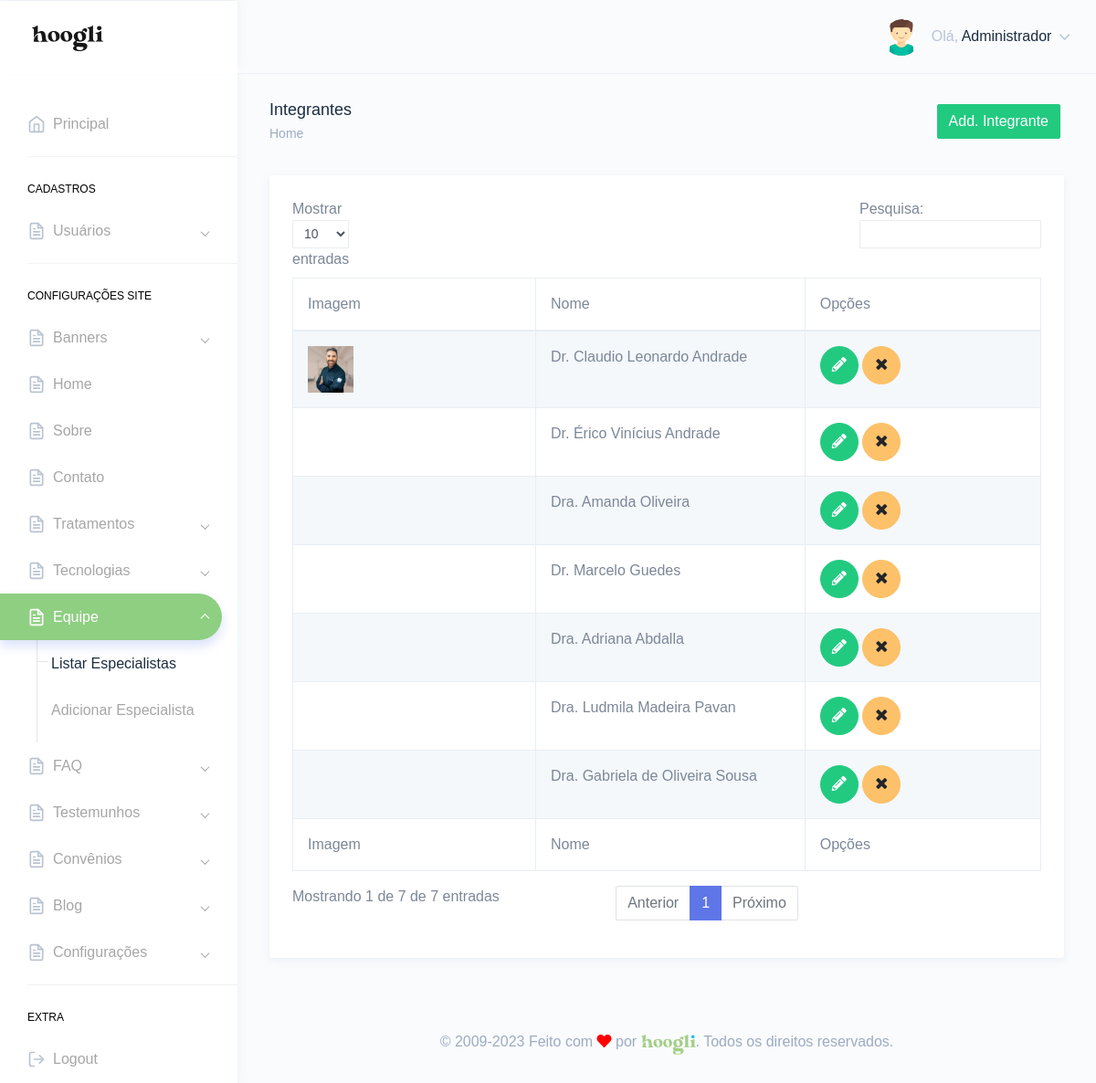
The app's page /painel/doutores.php (signed in) with its own data.
### tables this page shows
CREATE TABLE `tbl_usuarios` (
  `id` int NOT NULL,
  `nome` varchar(250) DEFAULT NULL,
  `email` varchar(250) DEFAULT NULL,
  `telefone` varchar(250) DEFAULT NULL,
  `endereco` varchar(250) DEFAULT NULL,
  `cpf` varchar(100) DEFAULT NULL,
  `login` varchar(100) DEFAULT NULL,
  `senha` varchar(100) DEFAULT NULL,
  `foto` varchar(250) DEFAULT NULL,
  `id_cargo` int DEFAULT NULL,
  `sexo` varchar(2) DEFAULT NULL,
  `perm_cad_usuario` varchar(2) DEFAULT NULL,
  `perm_relatorio` varchar(2) DEFAULT NULL,
  `perm_add_usuario` varchar(2) DEFAULT NULL,
  `perm_edit_usuario` varchar(2) DEFAULT NULL,
  `perm_del_usuario` varchar(2) DEFAULT NULL,
  `perm_cad_contato` varchar(2) DEFAULT NULL,
  `perm_edit_contato` varchar(2) DEFAULT NULL,
  `perm_del_contato` varchar(2) DEFAULT NULL,
  `perm_edit_contato_nf` varchar(3) DEFAULT NULL,
  `perm_pag_principal_rm` varchar(2) DEFAULT NULL,
  `perm_pag_principal_uc` varchar(2) DEFAULT NULL,
  `admin_geral` varchar(2) DEFAULT NULL,
  `data_frase` date DEFAULT NULL,
  `id_frase` int DEFAULT NULL,
  `frase_lida` varchar(2) DEFAULT NULL
);

CREATE TABLE `tbl_doutores` (
  `id` int NOT NULL,
  `nome` varchar(250) DEFAULT NULL,
  `especialidade` varchar(250) DEFAULT NULL,
  `curriculo` text,
  `foto` varchar(250) DEFAULT NULL,
  `sexo` varchar(2) DEFAULT NULL,
  `meta_title` text,
  `meta_keywords` text,
  `meta_description` text,
  `graduacao` varchar(250) DEFAULT NULL,
  `linguagem` varchar(250) DEFAULT NULL,
  `dias_trabalho` varchar(250) DEFAULT NULL,
  `telefone` varchar(80) DEFAULT NULL,
  `email` varchar(250) DEFAULT NULL,
  `url_amigavel` varchar(250) DEFAULT NULL,
  `breve` text,
  `instagram` varchar(250) DEFAULT NULL,
  `facebook` varchar(250) DEFAULT NULL,
  `linkedin` varchar(250) DEFAULT NULL,
  `twitter` varchar(250) DEFAULT NULL,
  `id_categoria` int DEFAULT NULL,
  `pertence_ao` varchar(20) DEFAULT NULL,
  `cargo` varchar(250) DEFAULT NULL,
  `ordem` int DEFAULT NULL,
  `id_hierarquia` int DEFAULT NULL,
  `foto2` varchar(90) DEFAULT NULL
);

### Connection/con-pdo.php (called while the page is built, shortened)
<?php
$conInstanciada = '';
if(empty($conInstanciada)) {
	class Conexao {
		private static $pdo;
		public static function getInstance() {
		if (!isset(self::$pdo)) {
		 try {
		  $opcoes = array(PDO::MYSQL_ATTR_INIT_COMMAND => 'SET NAMES utf8', PDO::ATTR_PERSISTENT => TRUE);
		  self::$pdo = new PDO("mysql:host=" . HOST . "; dbname=" . DBNAME . "; charset=" . CHARSET . ";", USER, PASSWORD, $opcoes);
		  self::$pdo->setAttribute(PDO::ATTR_ERRMODE, PDO::ERRMODE_EXCEPTION);
		 } catch (PDOException $e) {
		  print "Erro: " . $e->getMessage();
		 }
		}
		return self::$pdo;
		}
	}
}

### Class/acesso.class.php (called while the page is built, shortened)
<?php
$AcessoInstanciada = '';
if(empty($AcessoInstanciada)) {
	if(file_exists('Connection/conexao.php')) {
		require_once('Connection/con-pdo.php');
		require_once('Class/funcoes.php');
	} else {
		require_once('../Connection/con-pdo.php');
		require_once('../Class/funcoes.php');
	}
	class Acesso {
		private $pdo = null;
		private static $Acesso = null;
		private function __construct($conexao){
			$this->pdo = $conexao;
		}
		public static function getInstance($conexao){
			if (!isset(self::$Acesso)):
				self::$Acesso = new Acesso($conexao);
			endif;
			return self::$Acesso;
		}
		function rsDados($id='', $idCargo='', $orderBy='', $limite='') {
			$sqlLimite = '';
			$sqlOrdem = '';
			$sql = '';
			$nCampos = 0;
			if(!empty($id)) {
				$sql .= " and id = ?";
				$nCampos++;
				$campo[$nCampos] = $id;
			}
			try{
				$sql = "SELECT * FROM tbl_usuarios where 1=1 $sql $sqlOrdem $sqlLimite";
				$stm = $this->pdo->prepare($sql);
				for($i=1; $i<=$nCampos; $i++) {
					$stm->bindValue($i, $campo[$i]);
				}
				$stm->execute();
				$rsDados = $stm->fetchAll(PDO::FETCH_OBJ);
				if($id <> '' or $limite == 1) {
					return($rsDados[0]);
				} else {
					return($rsDados);
				}
			} catch(PDOException $erro){
				echo $erro->getMessage();
			}
		}
	}
}

### painel/verifica.php (called while the page is built, shortened)
<?php
include "../Class/acesso.class.php";
$verificaRestrito = Acesso::getInstance(Conexao::getInstance());
include "../Class/doutores.class.php";
$doutores = Doutores::getInstance(Conexao::getInstance());
$verificaRestrito->restritoAdmin();
$dadosUsuarioLogado = $verificaRestrito->rsDados($_SESSION['dadosLogado']->id);
?>

### Class/funcoes.php (called while the page is built, shortened)
<?php
  function icone_genero($genero) {
    switch ($genero) {
      case "M": return "assets/images/avatars/boy.svg"; break;
      default: return "";
    }
  }
?>

### Class/doutores.class.php (called while the page is built, shortened)
<?php
$DoutoresInstanciada = '';
if(empty($DoutoresInstanciada)) {
	if(file_exists('Connection/conexao.php')) {
		require_once('Connection/con-pdo.php');
		require_once('Class/funcoes.php');
	} else {
		require_once('../Connection/con-pdo.php');
		require_once('../Class/funcoes.php');
	}
	class Doutores {
		private $pdo = null;
		private static $Doutores = null;
		private function __construct($conexao){
			$this->pdo = $conexao;
		}
		public static function getInstance($conexao){
			if (!isset(self::$Doutores)):
				self::$Doutores = new Doutores($conexao);
			endif;
			return self::$Doutores;
		}
		function rsDados($id='', $orderBy='', $limite='', $veioDeOnde='', $idDiferente='', $url_amigavel='', $pertence='', $hierarquia='') {
			$nCampos = 0;
			$sql = '';
			$sqlOrdem = '';
			$sqlLimite = '';
			if(!empty($orderBy)) {
				$sqlOrdem = " order by {$orderBy}";
			}
			try{
				$sql = "SELECT * FROM tbl_doutores where 1=1 $sql $sqlOrdem $sqlLimite";
				$stm = $this->pdo->prepare($sql);
				for($i=1; $i<=$nCampos; $i++) {
					$stm->bindValue($i, $campo[$i]);
				}
				$stm->execute();
				$rsDados = $stm->fetchAll(PDO::FETCH_OBJ);
				if($id <> '' or $limite == 1 or $url_amigavel <> '') {
					return($rsDados[0]);
				} else {
					return($rsDados);
				}
			} catch(PDOException $erro){
				echo $erro->getMessage();
			}
		}
	}
}

### painel/doutores.php (the view, shortened to what this page needs)
<?php include "verifica.php";
$puxaDoutores = $doutores->rsDados('', 'ordem DESC');
?>
<!DOCTYPE html>
<html dir="ltr" lang="pt-br">
<head>
    <link href="dist/css/style.min.css" rel="stylesheet">
</head>
<body>
    <div id="main-wrapper" data-theme="light" data-layout="vertical" data-navbarbg="skin6" data-sidebartype="full" data-sidebar-position="fixed" data-header-position="fixed" data-boxed-layout="full">
      <?php include "header.php";?>
       <?php include "inc-menu-lateral.php";?>
        <div class="page-wrapper">
            <div class="page-breadcrumb">
                <div class="row">
                    <div class="col-7 align-self-center">
                        <h4 class="page-title text-truncate text-dark font-weight-medium mb-1">Integrantes</h4>
                        <div class="d-flex align-items-center">
                            <nav aria-label="breadcrumb">
                                <ol class="breadcrumb m-0 p-0">
                                    <li class="breadcrumb-item"><a href="." class="text-muted">Home</a></li>
                                </ol>
                            </nav>
                        </div>
                    </div>
                    <div class="col-5 align-self-center">
                        <a href="add-especialista.php" class="btn btn-success float-right m-1">Add. Integrante</a>
                    </div>
                </div>
            </div>
            <div class="container-fluid">
                <div class="row">
                    <div class="col-12">
                        <div class="card">
                            <div class="card-body">
                                <div class="table-responsive">
                                    <table id="zero_config" class="table table-striped table-bordered no-wrap">
                                        <thead>
                                            <tr>
                                                <th>Imagem</th>
                                                <th>Nome</th>
                                                <th>Opções</th>
                                            </tr>
                                        </thead>
                                        <tbody>
                                            <?php
                                            if(count($puxaDoutores) > 0){
                                            foreach($puxaDoutores as $doutor){?>
                                            <tr>
                                                <td>
                                                    <?php if(isset($doutor->foto) && !empty($doutor->foto)){?>
                                                    <img src="../img/<?php echo $doutor->foto;?>" width="50">
                                                    <?php }else{?>
                                                    <img src="<?php echo icone_genero($doutor->sexo);?>" width="50">
                                                    <?php }?>
                                                    </td>
                                                <td><?php echo $doutor->nome;?></td>
                                                <td>
                                                    <a href="editar-especialista.php?id=<?php echo $doutor->id;?>" class="btn btn-success btn-circle">
                                                        <i class="fas fa-pencil-alt"></i>
                                                    </a>
                                                    <a href="javascript:;" class="btn btn-warning btn-circle" onclick="excluir('doutores.php',<?php echo $doutor->id;?>,'excluirDoutor')"><i class="fa fa-times"></i></a>
                                                </td>
                                            </tr>
                                            <?php } }?>
                                        </tbody>
                                        <tfoot>
                                            <tr>
                                                <th>Imagem</th>
                                                <th>Nome</th>
                                                <th>Opções</th>
                                            </tr>
                                        </tfoot>
                                    </table>
                                </div>
                            </div>
                        </div>
                    </div>
                </div>
            </div>
        <?php include "footer.php";?>
        </div>
    </div>
</body>
</html>

### painel/header.php (shortened to what this page needs)
<header class="topbar" data-navbarbg="skin6">
            <nav class="navbar top-navbar navbar-expand-md">
                <div class="navbar-header" data-logobg="skin6">
                    <div class="navbar-brand">
                        <a href=".">
                            <span class="logo-text">
                                <img src="assets/images/hoogli_logo.png" alt="homepage" class="dark-logo" />
                            </span>
                        </a>
                    </div>
                </div>
                <div class="navbar-collapse collapse" id="navbarSupportedContent">
                    <ul class="navbar-nav float-right">
                        <li class="nav-item dropdown">
                            <a class="nav-link dropdown-toggle" href="javascript:void(0)" data-toggle="dropdown"
                                aria-haspopup="true" aria-expanded="false">
                                <?php if(!empty($dadosUsuarioLogado->foto)){?>
                                <img src="../img/<?php echo $dadosUsuarioLogado->foto;?>" alt="<?php echo $dadosUsuarioLogado->nome;?>" class="rounded-circle" width="40">
                                <?php }else{?>
                                <img src="<?php echo icone_genero($dadosUsuarioLogado->sexo);?>" alt="<?php echo $dadosUsuarioLogado->nome;?>" class="rounded-circle" width="40">
                                <?php }?>
                                <span class="ml-2 d-none d-lg-inline-block"><span>Olá,</span> <span
                                        class="text-dark"><?php echo $dadosUsuarioLogado->nome;?></span> <i data-feather="chevron-down"
                                        class="svg-icon"></i></span>
                            </a>
                        </li>
                    </ul>
                </div>
            </nav>
        </header>

### records on screen
tbl_usuarios: nome "Administrador"
tbl_doutores: foto (picture), nome "Dr. Claudio Leonardo Andrade"
tbl_doutores: nome "Dr. Érico Vinícius Andrade"
tbl_doutores: nome "Dra. Amanda Oliveira"
tbl_doutores: nome "Dr. Marcelo Guedes"
tbl_doutores: nome "Dra. Adriana Abdalla"
tbl_doutores: nome "Dra. Ludmila Madeira Pavan"
tbl_doutores: nome "Dra. Gabriela de Oliveira Sousa"
